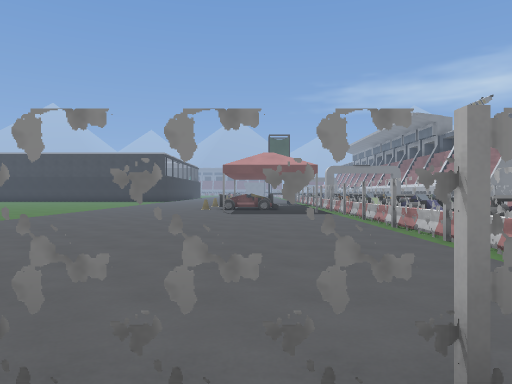
[1] (above)

20 first-person views from a walk through a Godot game level. The camera is 1.3 m above the floor, looks level and sees 70° across. The floor is counted in squares, 2 m on a side. Each view is taken from the middle of a square. On the plan, view 1 faces up. The plan holds only what a view shows up to about 11 squares ahead; the rest is blank. The place goes on beyond the plan. Some surface patterns are stand-ins.

[2]
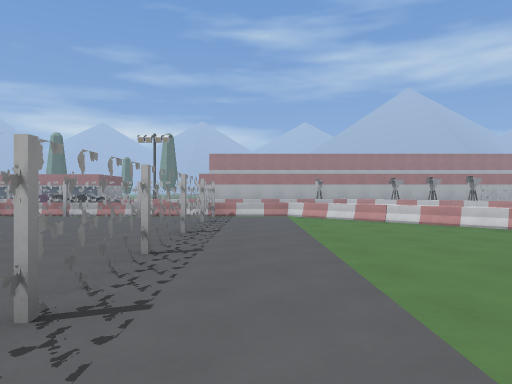

[3]
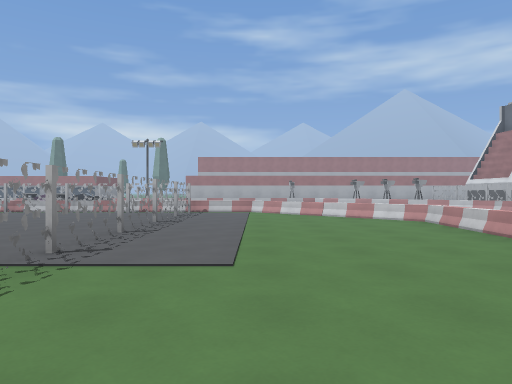

[4]
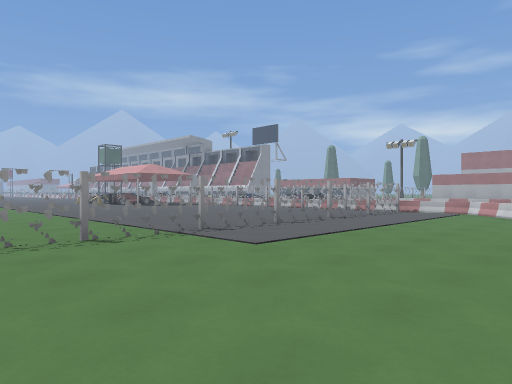

[5]
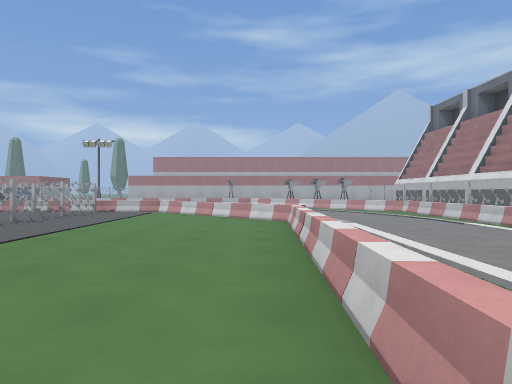

[6]
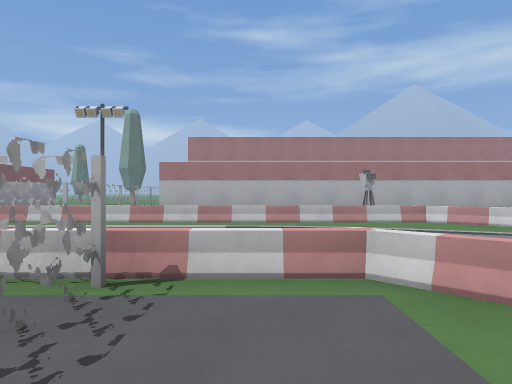

[7]
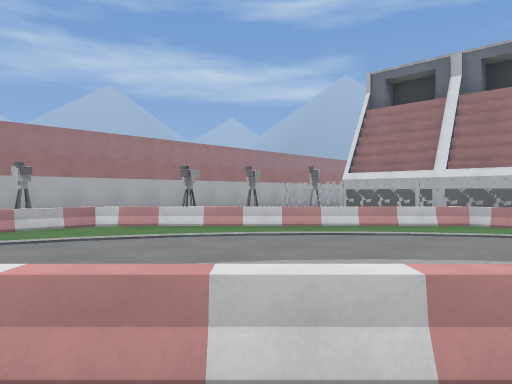

[8]
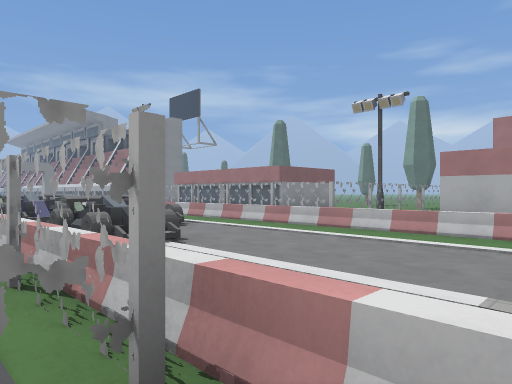

[9]
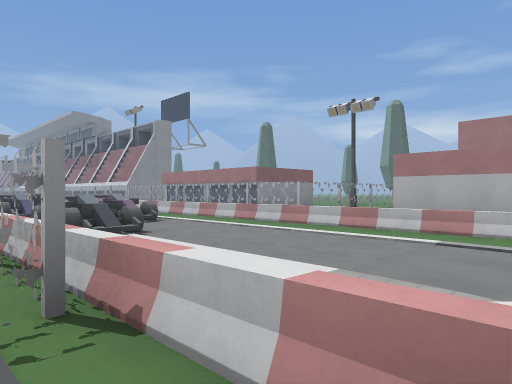

[10]
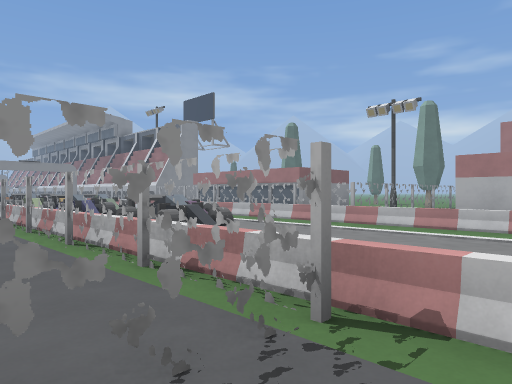

[11]
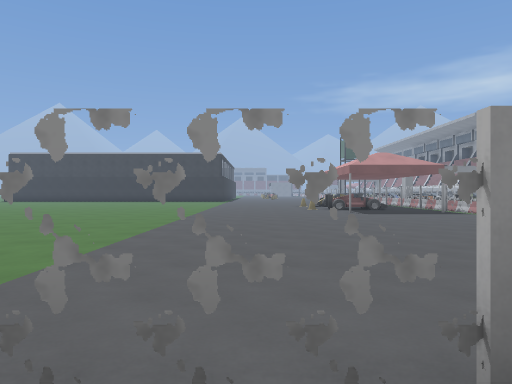

[12]
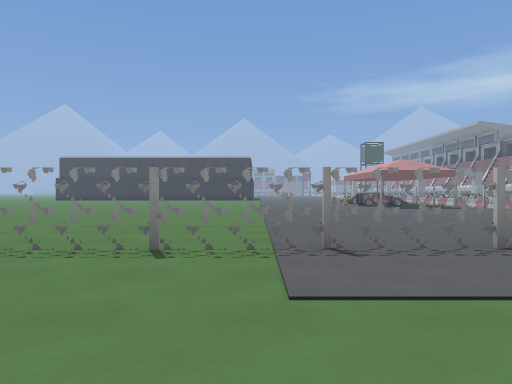

[13]
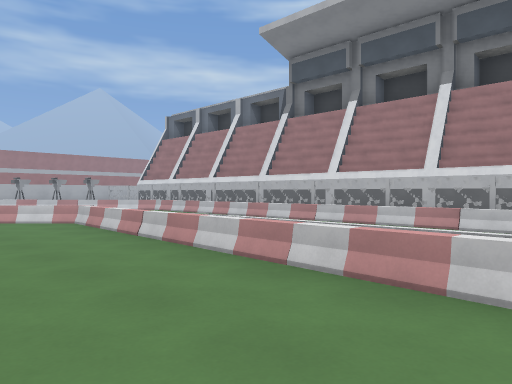

[14]
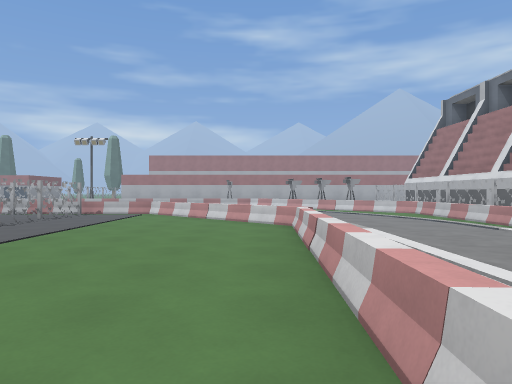

[15]
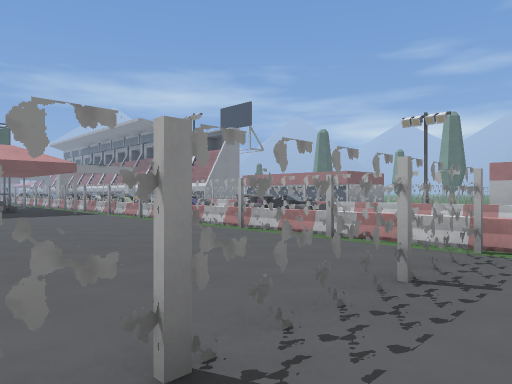

[16]
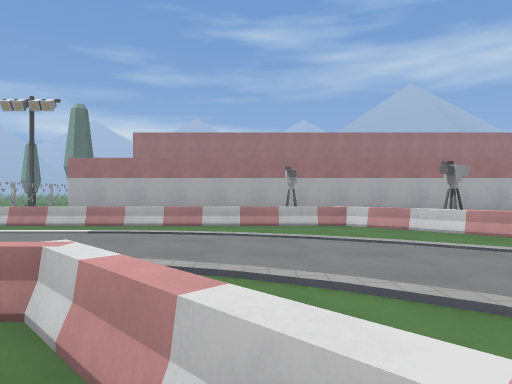

[17]
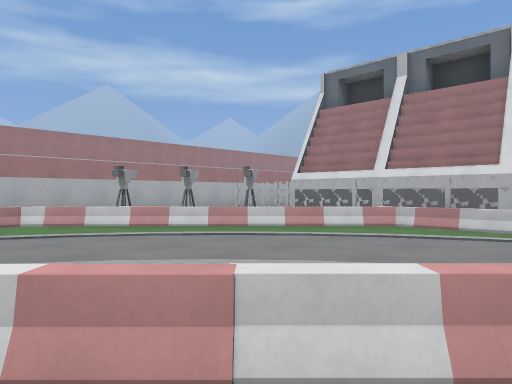

[18]
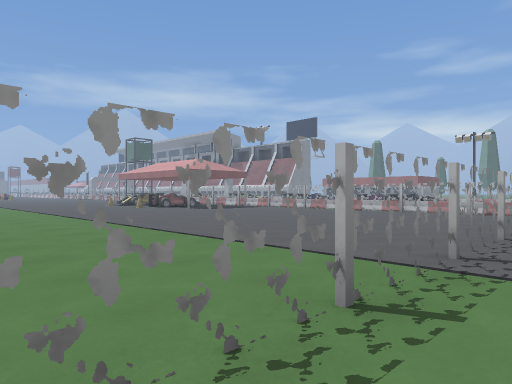

[19]
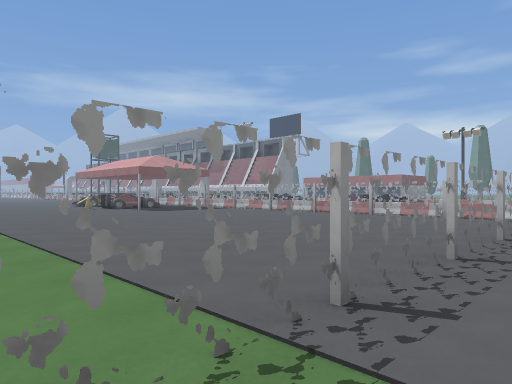

[20]
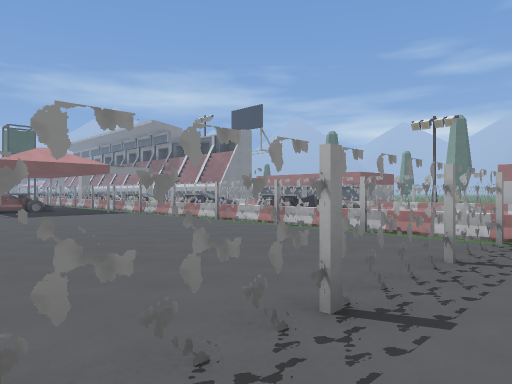

### Floor plan
Key: @ floor where view 1 was taken; # wall or solid block; . floor; / step, stairs or slope; = window, fence, low wall or low ledge; ^ raised ledge; C car; T thing the floor can be seen under or through.
Columns run from 9 left of view 1 to 13 right of it. Each row starts with its distance up from view 1.
 12   ....   ..    C
 11 ............= CC
 10 ............=C
  9 ............=CC  ^
  8 ............#  C.^ ##
  7 ............=   .^ #
  6 ............=CC/.^ #
  5 ............#CC..^ ####
  4 ............=/...^
  3 ............=....^
  2 ............=....^ #
  1 TTTTTTTTTTT#=....^ #
  0 .........@..=....^ #
 -1 ............=....^ #
 -2 ...........=.....^ #
 -3 ..........=......^##
 -4 .........=.......= #
 -5 ==^^==^==.......^  #
 -6   .............=.  #
 -7     ..........=#   #
 -8  ............==#   #
 -9  ==^^==##====####

Positions as (right, up) in squares from view 1, and headings:
1: (0, 0), facing up
2: (-7, 0), facing right
3: (-9, -1), facing right
4: (-9, -4), facing up-right
5: (-9, -4), facing right
6: (0, 0), facing right
7: (1, -1), facing down-right
8: (2, 0), facing up-right
9: (2, -1), facing up-right
10: (1, 0), facing up-right
11: (-4, 0), facing up
12: (-6, -3), facing up
13: (-9, -2), facing down-right
14: (-8, -4), facing right
15: (-2, 0), facing up-right
16: (1, -2), facing right
17: (0, -2), facing down-right
18: (-9, 0), facing up-right
19: (-7, 0), facing up-right
20: (-3, 0), facing up-right
